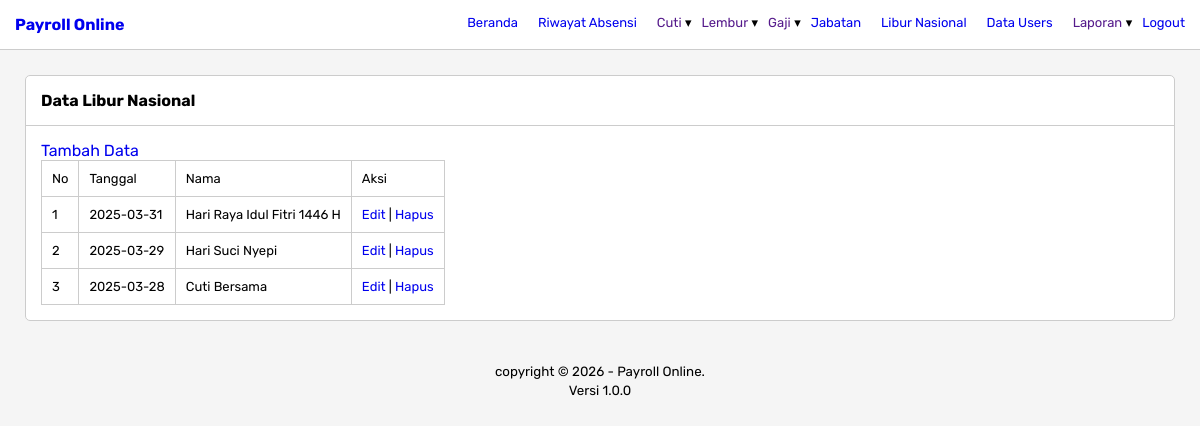
Screenshot of /libur-nasional.php (signed in) with the database file from the repository.
### tables this page shows
CREATE TABLE `public_holidays` (
  `id` int(11) NOT NULL,
  `holiday_name` varchar(100) NOT NULL,
  `holiday_date` date NOT NULL,
  `created_by` int(11) NOT NULL,
  `created_at` timestamp NOT NULL DEFAULT current_timestamp()
);

### libur-nasional.php (the view, shortened to what this page needs)
<?php
    include 'layouts/header.php';
?>
<div class="box">
    <div class="box-header">
        <b>Data Libur Nasional</b>
    </div>
    <div class="box-content">
        <a href="tambah-libur.php">Tambah Data</a>
        <table>
            <thead>
                <tr>
                    <td>No</td>
                    <td>Tanggal</td>
                    <td>Nama</td>
                    <td>Aksi</td>
                </tr>
            </thead>
            <tbody>
                <?php
                    $query_get_data = "select * from public_holidays order by id desc";
                    $run_query_get_data = mysqli_query($conn, $query_get_data);
                    $no = 1;
                    while($row = mysqli_fetch_array($run_query_get_data)):
                ?>
                <tr>
                    <td><?= $no++ ?></td>
                    <td><?= $row['holiday_date'] ?></td>
                    <td><?= $row['holiday_name'] ?></td>
                    <td>
                        <a href="edit-libur.php?id=<?= $row['id'] ?>">Edit</a> | <a href="?hapus-libur=<?= $row['id'] ?>" onclick="return confirm('Yakin hapus ?')">Hapus</a>
                    </td>
                </tr>
                <?php endwhile ?>
            </tbody>
        </table>
    </div>
</div>
<?php include 'layouts/footer.php' ?>

### css/styles.css (style rules this page uses)
* { box-sizing: border-box; }
a { text-decoration: none; }
body { font-family: "Rubik", sans-serif; background-color: #f5f5f5; padding: 0; margin: 0; }
.box { border: 1px solid #ccc; border-radius: 5px; background-color: white; min-height: 100px; margin: 0 auto; }
.box-header { border-bottom: 1px solid #ccc; padding: 15px; }
.box-content { padding: 15px; }
table { border: 1px solid #ccc; border-collapse: collapse; font-size: 13px; }
table tr td { border: 1px solid #ccc; padding: 10px; }

### rows the page displays
public_holidays: holiday_date "2025-03-31", holiday_name "Hari Raya Idul Fitri 1446 H"
public_holidays: holiday_date "2025-03-29", holiday_name "Hari Suci Nyepi"
public_holidays: holiday_date "2025-03-28", holiday_name "Cuti Bersama"
